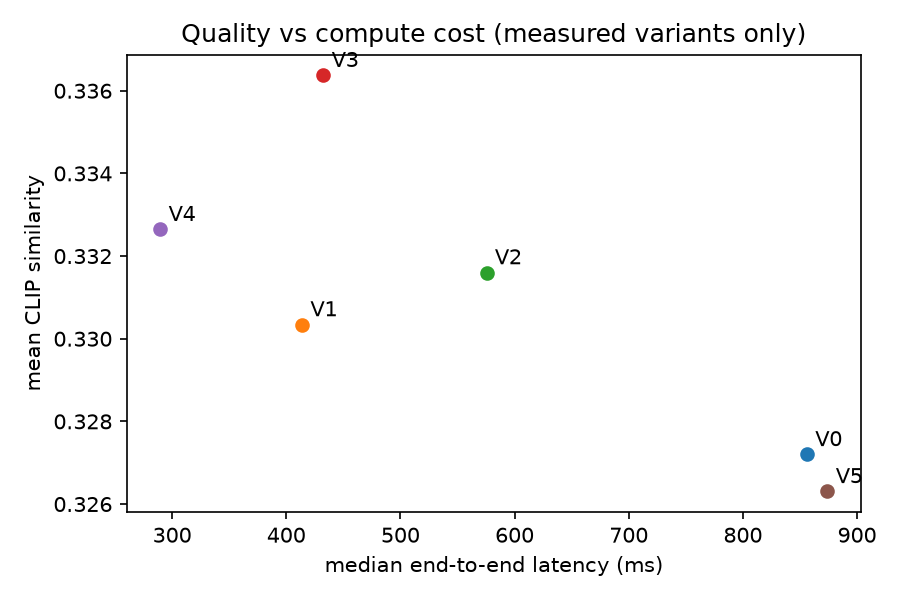
#> input picture evaluation/reports/p7_quality_cost.png, 900 x 600 px
$ python -i metrics.py   (imports and definitions only)   (older library calls are emulated)
#> lines starting #> are read from the running program, lines starting #| are printed output that depends on the picture; after the words box and inside, x2 and y2 are one past the last pixel; in counts of white or black regions, pixels touching at a corner belong together
### computer_vision/common.py
"""Shared contract for every classical-CV stage.

Image format everywhere: numpy uint8 array, shape (H, W, 3), RGB order, H and W >= 1.
(PIL <-> array helpers below; OpenCV's BGR order is handled inside each function, never exposed.)
Every stage returns a CVResult so stages can be chained: next_stage(result.image).
Stages never mutate their input. Bypass: `enabled=False` or identity parameters return an unchanged copy
with applied=False.
"""
from dataclasses import dataclass, field
from typing import Any

import numpy as np


@dataclass
class CVResult:
    image: np.ndarray  # uint8 (H, W, 3) RGB
    applied: bool  # False = bypass / no-op (image is an unchanged copy of the input)
    stage: str
    params: dict[str, Any] = field(default_factory=dict)  # parameters actually used
    notes: list[str] = field(default_factory=list)  # why a no-op happened, clamps applied, etc.


def validate_image(image: Any) -> np.ndarray:
    """Return `image` if it satisfies the contract, else raise ValueError (never silently coerce)."""
    if not isinstance(image, np.ndarray):
        raise ValueError("image must be a numpy array (use to_array() for PIL images)")
    if image.dtype != np.uint8:
        raise ValueError(f"image dtype must be uint8, got {image.dtype}")
    if image.ndim != 3 or image.shape[2] != 3:
        raise ValueError(f"image must have shape (H, W, 3), got {image.shape}")
    if image.shape[0] < 1 or image.shape[1] < 1:
        raise ValueError("image must not be empty")
    return image


def noop(image: np.ndarray, stage: str, params: dict, why: str) -> CVResult:
    return CVResult(image=image.copy(), applied=False, stage=stage, params=params, notes=[why])


def to_array(pil_image) -> np.ndarray:
    """PIL image -> uint8 RGB array (alpha dropped, palette/gray converted)."""
    return np.asarray(pil_image.convert("RGB"), dtype=np.uint8).copy()


def to_pil(image: np.ndarray):
    from PIL import Image
    return Image.fromarray(validate_image(image), mode="RGB")

### computer_vision/quality/metrics.py
"""No-reference image quality MEASUREMENTS (numbers only; judging them is artifacts/detect.py).

Input: uint8 RGB (H,W,3). Every metric is a heuristic about the pixels. None of them measures whether the
image matches the prompt or looks good to a person, and none is calibrated on real SD-Turbo output.
"""
from dataclasses import asdict, dataclass

import cv2
import numpy as np

from ..common import validate_image

_NOISE_KERNEL = np.array([[1, -2, 1], [-2, 4, -2], [1, -2, 1]], np.float32)  # Immerkaer: edge/gradient-free response
_NOISE_NORM = 6.0  # sqrt(sum(kernel^2)) = 6: response of white noise sigma has std 6*sigma
_BLUR_SIGMA = 1.5
HALO_BORDER = 9


@dataclass(frozen=True)
class QualityReport:
    sharpness: float  # variance of the Laplacian of the grey image (0..255 scale). Unbounded; depends on content AND resolution
    blur_ratio: float  # Laplacian variance after an extra Gaussian blur / before. ~1 = already soft, small = had fine detail
    brightness: float  # mean luma, 0..1
    contrast: float  # luma standard deviation, 0..1
    saturation: float  # mean HSV saturation, 0..1
    noise_sigma: float  # estimated Gaussian noise std on the 0..255 scale (robust Immerkaer/MAD estimate)
    clipped_dark: float  # fraction of pixels with luma <= 2
    clipped_bright: float  # fraction of pixels with luma >= 253
    colour_cast: float  # max over channels of |channel mean / overall mean - 1| (gray-world deviation)
    edge_density: float  # fraction of Canny edge pixels
    gradient_p99: float  # 99th percentile of luma gradient magnitude (levels/px) on a denoised copy: 'is there any structure at all'

    halo_score: float  # share of evaluated hard edges with overshoot (ringing); 0 when too few edges to judge
    halo_edges: int  # number of edges that were evaluated for halo_score

    def to_dict(self) -> dict:
        return asdict(self)


def _luma255(img: np.ndarray) -> np.ndarray:
    f = img.astype(np.float32)
    return 0.299 * f[..., 0] + 0.587 * f[..., 1] + 0.114 * f[..., 2]


def estimate_noise_sigma(image: np.ndarray) -> float:
    """Robust per-channel noise std estimate (0..255 scale): median absolute deviation of the Immerkaer high-pass response.
    The median ignores the sparse edge/texture responses, but dense fine texture still inflates it
    (a heavily textured image can read as 'noisy')."""
    img = validate_image(image)
    if min(img.shape[:2]) < 3:
        return 0.0
    sig = []
    for c in range(3):  # per channel: luma would shrink independent channel noise by ~0.67
        resp = cv2.filter2D(img[..., c].astype(np.float32), cv2.CV_32F, _NOISE_KERNEL,
                            borderType=cv2.BORDER_REFLECT)[1:-1, 1:-1]
        sig.append(np.median(np.abs(resp - np.median(resp))) / 0.6745 / _NOISE_NORM)
    return float(np.mean(sig))


def blur_metrics(image: np.ndarray) -> tuple[float, float]:
    """(sharpness, blur_ratio). sharpness = raw Laplacian variance (noise INFLATES it).
    blur_ratio uses the re-blur idea (Crete et al.): blurring an already-soft image changes little. It is measured on
    a denoised copy (median 5x5, then Gaussian sigma 1) so that noise does not hide blur (noise raises Laplacian
    variance and would fake 'sharp'). On synthetic cases this separated sharp (<=0.26) from soft (>=0.40) images even
    with noise up to sigma 15; that margin is small and was NOT checked on real model output."""
    gray = _luma255(validate_image(image))
    v0 = float(cv2.Laplacian(gray, cv2.CV_32F).var())
    base = cv2.GaussianBlur(cv2.medianBlur(np.clip(gray, 0, 255).astype(np.uint8), 5).astype(np.float32), (0, 0), 1.0)
    b0 = float(cv2.Laplacian(base, cv2.CV_32F).var())
    if b0 < 1e-6:
        return v0, 1.0
    b1 = float(cv2.Laplacian(cv2.GaussianBlur(base, (0, 0), _BLUR_SIGMA), cv2.CV_32F).var())
    return v0, min(1.0, b1 / b0)


def gradient_p99(image: np.ndarray) -> float:
    """Structure indicator that survives blur: ~0 for flat or smoothly shaded images and noise, tens for scenes with edges.
    (Synthetic scene: 27.9 sharp, 10.6 at blur sigma 3, 5.2 at sigma 5; smooth sky 0.3; flat+noise 1.4.)"""
    g = _luma255(validate_image(image))
    base = cv2.GaussianBlur(cv2.medianBlur(np.clip(g, 0, 255).astype(np.uint8), 5).astype(np.float32), (0, 0), 1.0)
    mag = np.hypot(cv2.Sobel(base, cv2.CV_32F, 1, 0, ksize=3), cv2.Sobel(base, cv2.CV_32F, 0, 1, ksize=3)) / 8.0
    return float(np.percentile(mag, 99))


def halo_score(image: np.ndarray, min_contrast: float = 40.0, overshoot_frac: float = 0.08,
               plateau_tol: float = 0.10, min_edges: int = 20) -> tuple[float, int]:
    """Ringing detector for HARD, roughly straight edges (axis-aligned sampling only).
    For each strong edge pixel the luma profile is sampled across the edge. If both sides have a flat plateau
    (offsets +-6..+-8, spread <= plateau_tol * contrast) a halo is an excursion at offsets 2..4 beyond that plateau by more than
    max(overshoot_frac * edge contrast, 2.5 * noise sigma). Returns (share of evaluated edges that ring, edges evaluated).
    Returns (0.0, n) when fewer than min_edges qualify: not enough evidence to claim anything.
    Thin lines/ridges, soft, textured and diagonal edges fail the plateau test and are skipped, not judged."""
    L = _luma255(validate_image(image))
    h, w = L.shape
    b = HALO_BORDER
    if h <= 2 * b + 1 or w <= 2 * b + 1:
        return 0.0, 0
    gx = cv2.Sobel(L, cv2.CV_32F, 1, 0, ksize=3)
    gy = cv2.Sobel(L, cv2.CV_32F, 0, 1, ksize=3)
    sigma = estimate_noise_sigma(image)
    strong = 4.0 * min_contrast * 0.6  # Sobel response of a step of height c is ~4c
    ax, ay = np.abs(gx), np.abs(gy)
    horiz = (ax >= ay) & (ax >= strong)  # gradient along x -> vertical edge -> sample along x
    vert = (ay > ax) & (ay >= strong)
    # non-maximum suppression along the sampling axis (ties keep both pixels of a hard step)
    horiz &= (ax >= np.roll(ax, 1, 1)) & (ax >= np.roll(ax, -1, 1))
    vert &= (ay >= np.roll(ay, 1, 0)) & (ay >= np.roll(ay, -1, 0))
    mask = np.zeros_like(horiz)
    mask[b:-b, b:-b] = True
    evaluated = rings = 0
    for sel, g, axis in ((horiz & mask, gx, 1), (vert & mask, gy, 0)):
        ys, xs = np.nonzero(sel)
        if ys.size == 0:
            continue
        s = np.sign(g[ys, xs]).astype(np.int64)  # sample toward the brighter side
        def P(k):
            return L[ys, xs + k * s] if axis == 1 else L[ys + k * s, xs]
        hi_s = np.stack([P(6), P(7), P(8)])
        lo_s = np.stack([P(-6), P(-7), P(-8)])
        hi_plat, lo_plat = hi_s.mean(0), lo_s.mean(0)
        c = hi_plat - lo_plat
        ok = ((c >= min_contrast) & (np.ptp(hi_s, axis=0) <= plateau_tol * c)
              & (np.ptp(lo_s, axis=0) <= plateau_tol * c))
        if not ok.any():
            continue
        hi_max = np.maximum.reduce([P(2), P(3), P(4)])
        lo_min = np.minimum.reduce([P(-2), P(-3), P(-4)])
        over = np.maximum(hi_max - hi_plat, lo_plat - lo_min)
        thresh = np.maximum(overshoot_frac * c, 2.5 * sigma)
        evaluated += int(ok.sum())
        rings += int((ok & (over > thresh)).sum())
    if evaluated < min_edges:
        return 0.0, evaluated
    return rings / evaluated, evaluated


def assess_quality(image: np.ndarray) -> QualityReport:
    img = validate_image(image)
    luma = _luma255(img)
    sharp, ratio = blur_metrics(img)
    gray8 = cv2.cvtColor(img, cv2.COLOR_RGB2GRAY)
    means = img.reshape(-1, 3).astype(np.float64).mean(axis=0)
    overall = float(means.mean())
    cast = float(np.max(np.abs(means / overall - 1.0))) if overall > 1.0 else 0.0
    hsv = cv2.cvtColor(img, cv2.COLOR_RGB2HSV)
    med = float(np.median(gray8))
    edges = cv2.Canny(gray8, max(10.0, 0.66 * med), max(30.0, 1.33 * med))
    hs, hn = halo_score(img)
    return QualityReport(
        sharpness=sharp, blur_ratio=ratio, brightness=float(luma.mean() / 255.0),
        contrast=float(luma.std() / 255.0), saturation=float(hsv[..., 1].mean() / 255.0),
        noise_sigma=estimate_noise_sigma(img), clipped_dark=float((luma <= 2).mean()),
        clipped_bright=float((luma >= 253).mean()), colour_cast=cast,
        edge_density=float(np.count_nonzero(edges)) / edges.size, gradient_p99=gradient_p99(img),
        halo_score=hs, halo_edges=hn)

>>> import cv2
>>> picture = cv2.cvtColor(cv2.imread('../../evaluation/reports/p7_quality_cost.png'), cv2.COLOR_BGR2RGB)
>>> result = assess_quality(picture)
#> in blur_metrics, `v0 = float(cv2.Laplacian(gray, cv2.CV_32F).var())`: v0 = 2549.4
#> in blur_metrics, `base = cv2.GaussianBlur(cv2.medianBlur(np.clip(gray, 0, 255).astype(np..`:
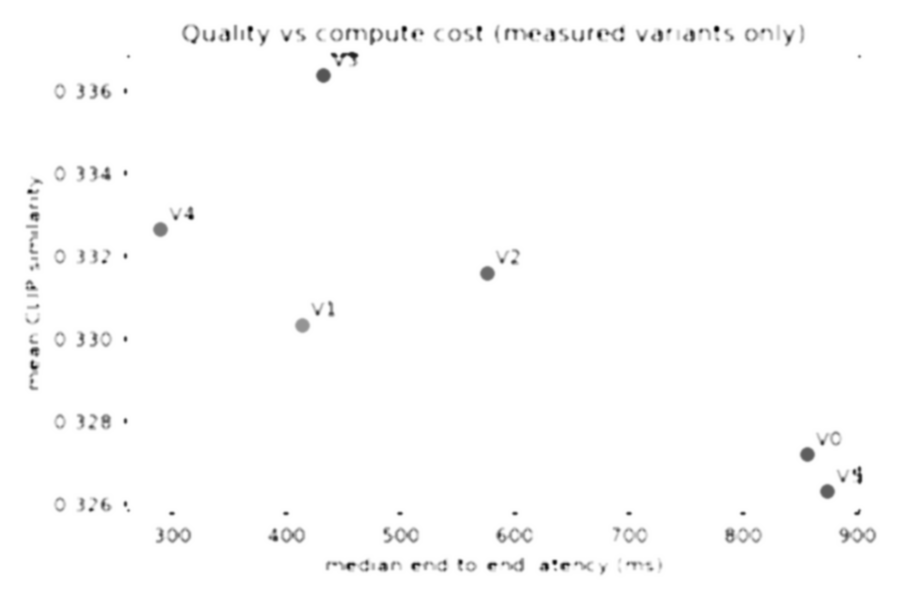
#> base: shape (600, 900) float32; min 8.88, max 255, mean 252.4; drawn with min black and max white
#> in blur_metrics, `b0 = float(cv2.Laplacian(base, cv2.CV_32F).var())`: b0 = 36.31
#> in blur_metrics, `b1 = float(cv2.Laplacian(cv2.GaussianBlur(base, (0, 0), _BLUR_SIGMA), ..`: b1 = 5.59
#> in assess_quality, `sharp, ratio = blur_metrics(img)`: sharp = 2549.4; ratio = 0.154
#> in assess_quality, `means = img.reshape(-1, 3).astype(np.float64).mean(axis=0)`: means = [248.5, 248.4, 248.4]
#> in assess_quality, `overall = float(means.mean())`: overall = 248.4
#> in assess_quality, `cast = float(np.max(np.abs(means / overall - 1.0))) if overall > 1.0 e..`: cast = 0.000202
#> in assess_quality, `hsv = cv2.cvtColor(img, cv2.COLOR_RGB2HSV)`: hsv: shape (600, 900, 3); mean H, S, V 0.1, 0.3, 248.6
#> in assess_quality, `med = float(np.median(gray8))`: med = 255
#> in assess_quality, `edges = cv2.Canny(gray8, max(10.0, 0.66 * med), max(30.0, 1.33 * med))`:
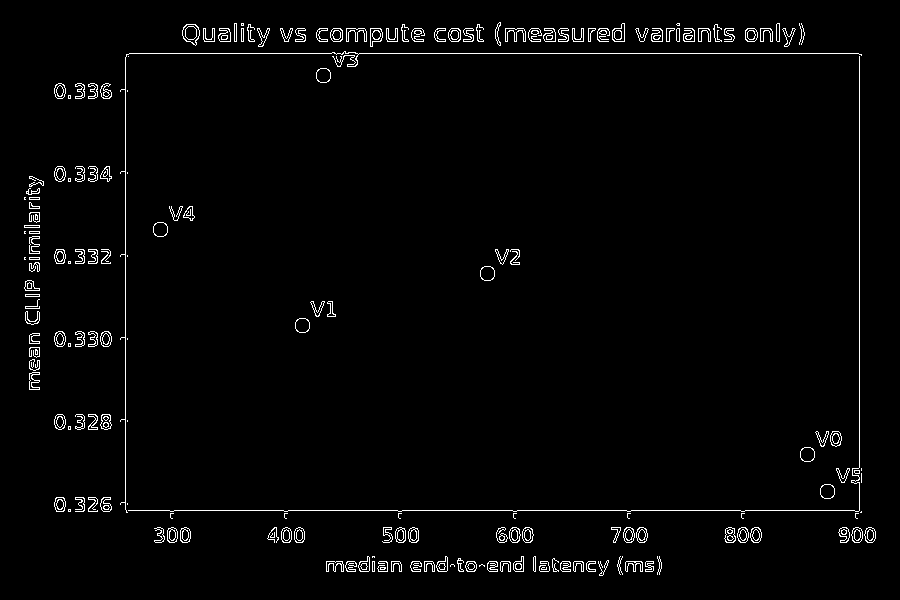
#> edges: shape (600, 900); 2.2% white in thin lines or dots, all inside (x1, y1, x2, y2) = (24, 22, 876, 576)
#> the loop in estimate_noise_sigma, `for c in range(3):` made 3 passes
#> pass 1, in estimate_noise_sigma, `resp = cv2.filter2D(img[..., c].astype(np.float32), cv2.CV_32F, _NOISE..`:
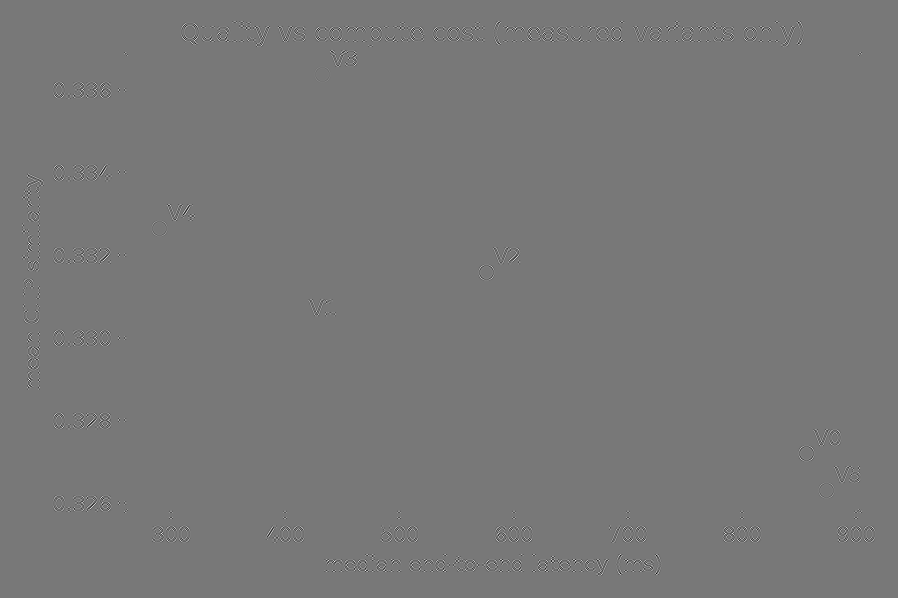
#> resp: shape (598, 898) float32; min -585, max 653, mean 0; drawn with min black and max white
#> after the loop in estimate_noise_sigma, `for c in range(3):`: sig = [0, 0, 0]
#> in halo_score, `sigma = estimate_noise_sigma(image)`: sigma = 0
#> in halo_score, `horiz = (ax >= ay) & (ax >= strong)`: horiz: shape (600, 900) bool; 3.1% white; 337 white regions (140 under 20 px), largest, box (x1, y1, x2, y2) and area: (858, 53, 863, 514) 1820, (125, 53, 129, 514) 1808, (776, 23, 797, 47) 228
#> in halo_score, `vert = (ay > ax) & (ay >= strong)`: vert: shape (600, 900) bool; 2.9% white; 404 white regions (181 under 20 px), largest, box (x1, y1, x2, y2) and area: (126, 51, 862, 62) 2947, (126, 510, 862, 514) 2890, (715, 27, 734, 43) 138
#> in halo_score, `horiz &= (ax >= np.roll(ax, 1, 1)) & (ax >= np.roll(ax, -1, 1))`:
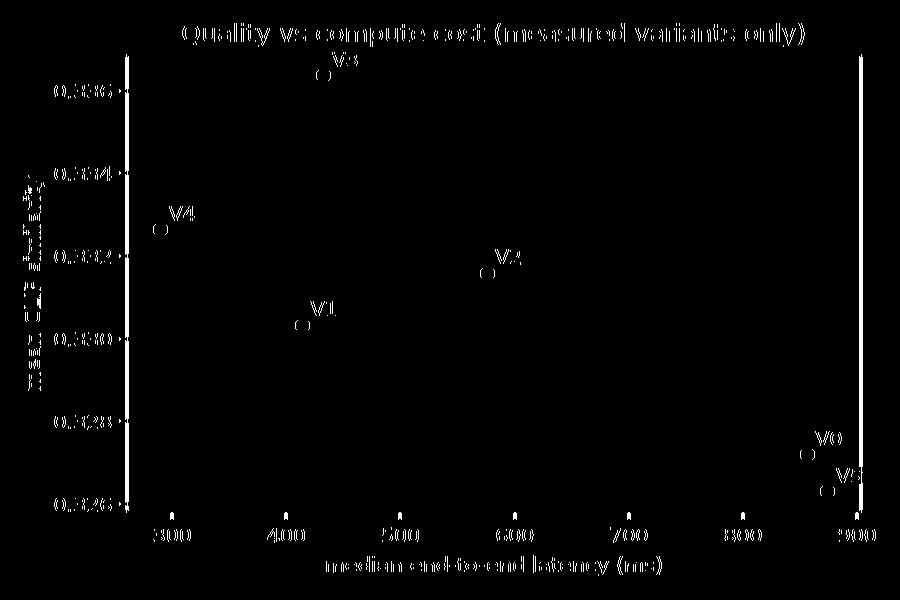
#> horiz: shape (600, 900) bool; 1.7% white; 651 white regions (592 under 20 px), largest, box (x1, y1, x2, y2) and area: (859, 54, 863, 513) 1771, (125, 54, 129, 513) 1760, (257, 28, 270, 46) 56
#> in halo_score, `vert &= (ay >= np.roll(ay, 1, 0)) & (ay >= np.roll(ay, -1, 0))`:
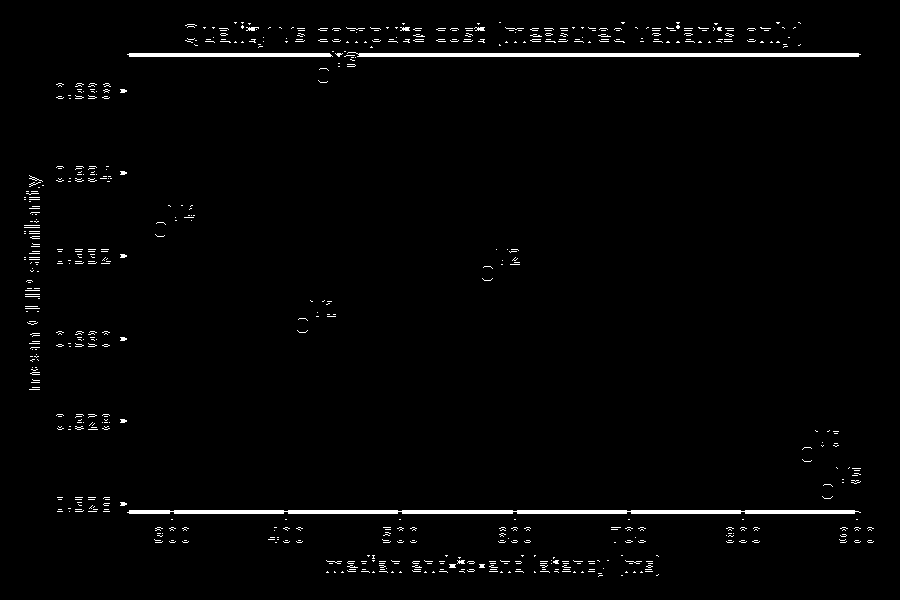
#> vert: shape (600, 900) bool; 1.9% white; 664 white regions (644 under 20 px), largest, box (x1, y1, x2, y2) and area: (127, 510, 861, 514) 2840, (347, 52, 861, 57) 2016, (127, 53, 333, 57) 811
#> in halo_score, `mask = np.zeros_like(horiz)`: mask: shape (600, 900) bool; every value is 0
#> in halo_score, `mask[b:-b, b:-b] = True`:
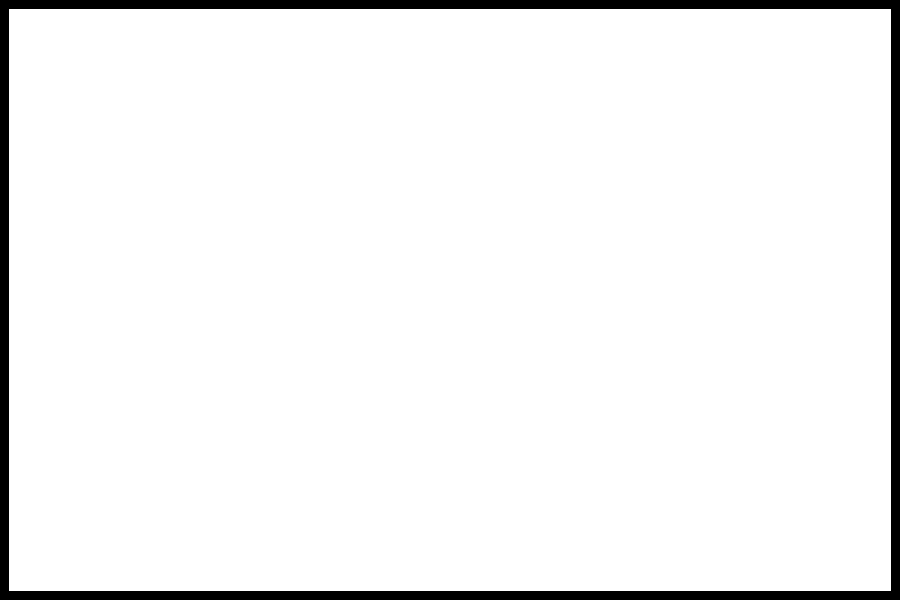
#> mask: shape (600, 900) bool; 95.1% white; 1 black region, box (x1, y1, x2, y2) and area: (0, 0, 900, 600) 26676
#> the loop in halo_score, `for sel, g, axis in ((horiz & mask, gx, 1), (vert & mask, gy, 0)):` made 2 passes
#> (axis, evaluated, rings) on passes 1 to 2: (1, 326, 17), (0, 860, 92)
#> after the loop in halo_score, `for sel, g, axis in ((horiz & mask, gx, 1), (vert & mask, gy, 0)):`: evaluated = 860; rings = 92
#> in assess_quality, `hs, hn = halo_score(img)`: hs = 0.107; hn = 860
#> in gradient_p99, `mag = np.hypot(cv2.Sobel(base, cv2.CV_32F, 1, 0, ksize=3), cv2.Sobel(b..`:
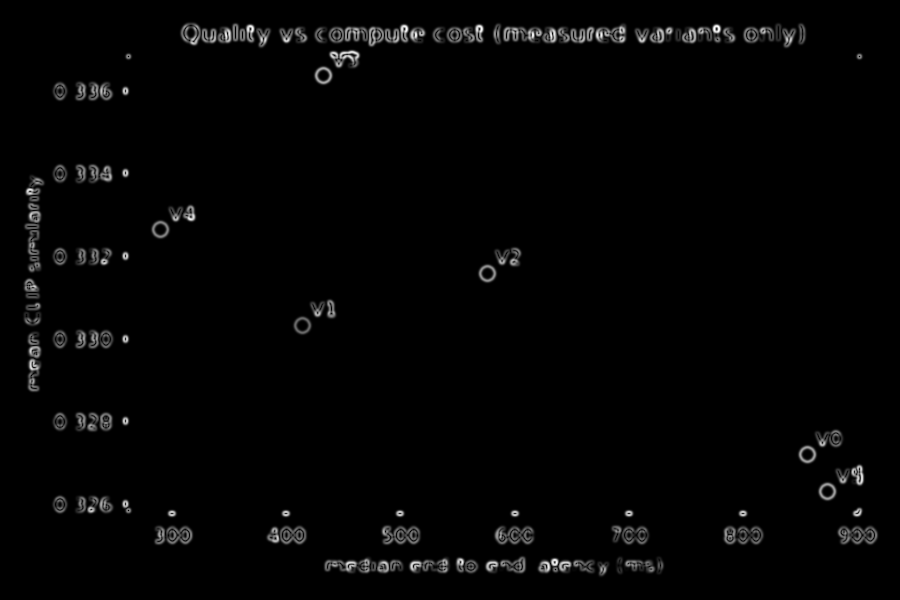
#> mag: shape (600, 900) float32; min 0, max 79.78, mean 1.3; drawn with min black and max white
